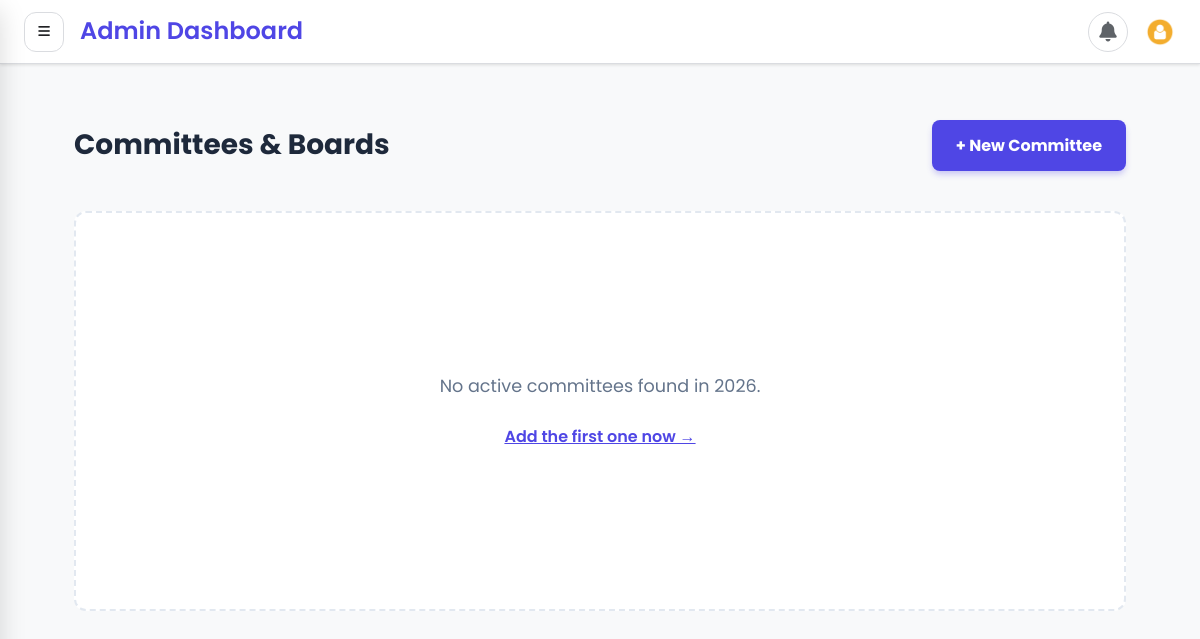
Page /members/committee/list/ (signed in) on the earlier database version.
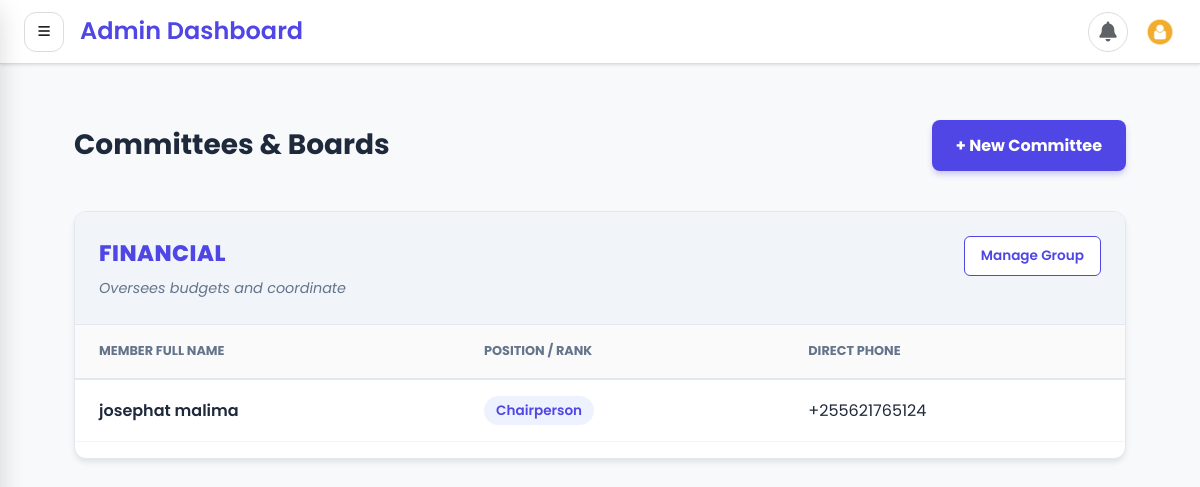
Same page on the later database version.
### member/models.py (models this page shows, shortened)
class Committee(models.Model):
    Position = [
        ('VICE CHAIR', 'Vice Chair'),
        ('SECRETARY', 'Secretary'),
        ('VICE SECRETARY', 'Vice Secretary'),
        ('ACCOUNTANT', 'Accountant'),
        ('CHAIRPERSON', 'Chairperson'),
        ('MEMBER','Member')
    ]
    Commitee_name = models.CharField(max_length=250, blank=False, null=True)
    position = models.CharField(max_length=50, choices=Position, null=True, blank=True)
    member = models.ForeignKey("Member", verbose_name="commitee_names", on_delete=models.CASCADE)
    description = models.CharField (max_length=50, help_text ='Write the Functions of your commitee ', blank=True, null=True)
    phone = PhoneNumberField(max_length=255, null=True, blank=True, help_text=' Eg. +255 ')

class Member(models.Model):
    name = models.CharField(max_length=255)
    code = models.TextField(help_text="001PT", null= True)
    active = models.BooleanField(default= True)
    shepherd = models.ForeignKey(Community, on_delete=models.CASCADE, null=True, blank=True)
    ministry = models.ForeignKey(Ministry, on_delete=models.CASCADE, null=True, blank=True)
    telephone =PhoneNumberField(max_length=255, null=True, help_text=' Eg. +255 ')
    location = models.CharField(max_length=255)
    fathers_name = models.CharField(max_length=255, null=True, blank=True)
    mothers_name = models.CharField(max_length=255, null=True, blank=True)
    guardians_name = models.CharField(max_length=255, null=True, blank=True)
    new_believer_school = models.BooleanField()
    pays_tithe = models.BooleanField(default=False)
    working = models.BooleanField(default=False)
    schooling = models.BooleanField(default=False)
    picture = models.ImageField(upload_to=upload_image_path, null=True, blank=True)
    transfered = models.BooleanField(max_length=250, blank=True, null= True)
    transfer_update = models.CharField(max_length=250, null=True, blank=True)
    objects = MemberManager()

### member/views.py (the view)
# urls.py: path('committee/list/',list_committees,name="list_committees"),
def list_committees(request):
    committees = Committee.objects.all().order_by('Commitee_name')
    return render(request, 'committees/list.html', {
        'committees': committees,
        'committee_active_list': True
    })

### templates/committees/list.html (shortened to what this page needs)
{% extends 'base.html' %}
{% block content %}
<div class="list-container">
    <div class="page-header">
        <h1>Committees & Boards</h1>
        <a href="{% url 'create_committee' %}" class="btn-create">+ New Committee</a>
    </div>
    {% regroup committees by Commitee_name as committee_list %}
    {% for group in committee_list %}
    <div class="committee-card">
        <div class="card-header">
            <div>
                <h2 class="committee-title">{{ group.grouper }}</h2>
                <div class="committee-description">
                    {{ group.list.0.description|default:"No description provided." }}
                </div>
            </div>
            <a href="{% url 'edit_committee' group.grouper %}" class="btn-edit">
                Manage Group
            </a>
        </div>
        <div class="table-responsive">
            <table>
                <thead>
                    <tr>
                        <th>Member Full Name</th>
                        <th>Position / Rank</th>
                        <th>Direct Phone</th>
                    </tr>
                </thead>
                <tbody>
                    {% for item in group.list %}
                    <tr>
                        <td style="font-weight: 600;">{{ item.member.name }}</td>
                        <td>
                            <span class="position-badge">
                                {{ item.get_position_display }}
                            </span>
                        </td>
                        <td>{{ item.phone|default:"---" }}</td>
                    </tr>
                    {% endfor %}
                </tbody>
            </table>
        </div>
    </div>
    {% empty %}
    <div class="empty-state">
        <p style="color: var(--text-muted); font-size: 1.1rem;">No active committees found in 2026.</p>
        <a href="{% url 'create_committee' %}" style="color: var(--primary); font-weight: 600;">Add the first one now →</a>
    </div>
    {% endfor %}
</div>
{% endblock %}

Differences in the rows shown:
added Committee: grouper "FINANCIAL", list.0.description "Oversees budgets and coordinate", member.name "josephat malima", position "Chairperson", phone "+255621765124"
Other differences:
new list line: "Manage Group MEMBER FULL NAME POSITION / RANK DIRECT PHONE"
text no longer shown: "No active committees found in 2026. Add the first one now →"
